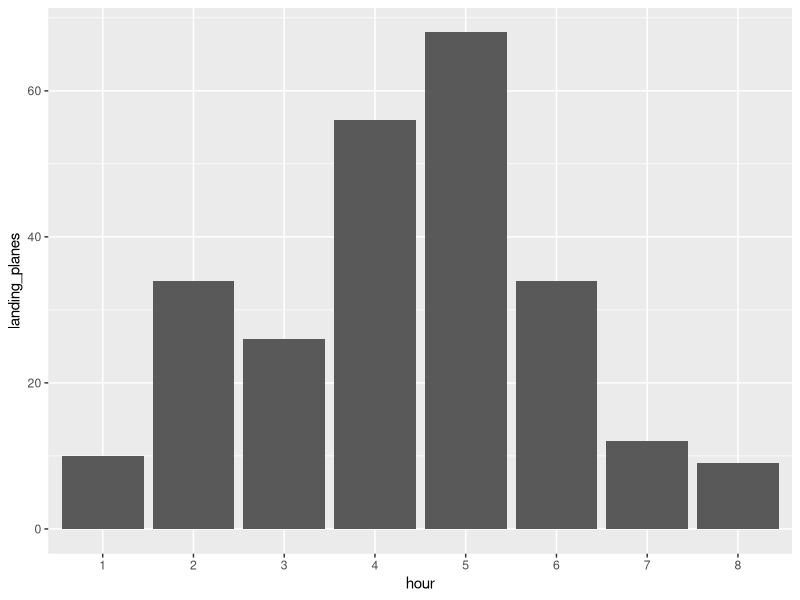

Write the R code that produced this figure.
## ---- chunk 1
#### Workspace setup ####
library(ggplot2)
## ---- chunk 2
simulated_data <- data.frame(
  hour=c("1","2","3","4","5","6","7","8"),  
  landing_planes=c(10,34,26,56,68,34,12,9)
)
# Bar graph
ggplot(simulated_data, aes(x=hour, y=landing_planes)) + 
  geom_bar(stat = "identity") 
